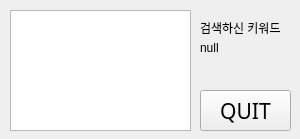
<?xml version="1.0" encoding="UTF-8"?>
<ui version="4.0">
 <class>Form</class>
 <widget class="QWidget" name="Form">
  <property name="geometry">
   <rect>
    <x>0</x>
    <y>0</y>
    <width>300</width>
    <height>139</height>
   </rect>
  </property>
  <property name="windowTitle">
   <string>Search_OUTPUT</string>
  </property>
  <widget class="QTextBrowser" name="SearchResult">
   <property name="geometry">
    <rect>
     <x>10</x>
     <y>10</y>
     <width>181</width>
     <height>121</height>
    </rect>
   </property>
  </widget>
  <widget class="QLabel" name="nothing">
   <property name="geometry">
    <rect>
     <x>200</x>
     <y>20</y>
     <width>91</width>
     <height>16</height>
    </rect>
   </property>
   <property name="text">
    <string>검색하신 키워드</string>
   </property>
  </widget>
  <widget class="QLabel" name="keyword">
   <property name="geometry">
    <rect>
     <x>200</x>
     <y>40</y>
     <width>91</width>
     <height>16</height>
    </rect>
   </property>
   <property name="text">
    <string>null</string>
   </property>
  </widget>
  <widget class="QPushButton" name="QuitButton">
   <property name="geometry">
    <rect>
     <x>200</x>
     <y>90</y>
     <width>91</width>
     <height>41</height>
    </rect>
   </property>
   <property name="font">
    <font>
     <family>Agency FB</family>
     <pointsize>16</pointsize>
    </font>
   </property>
   <property name="text">
    <string>QUIT</string>
   </property>
  </widget>
 </widget>
 <resources/>
 <connections/>
</ui>
